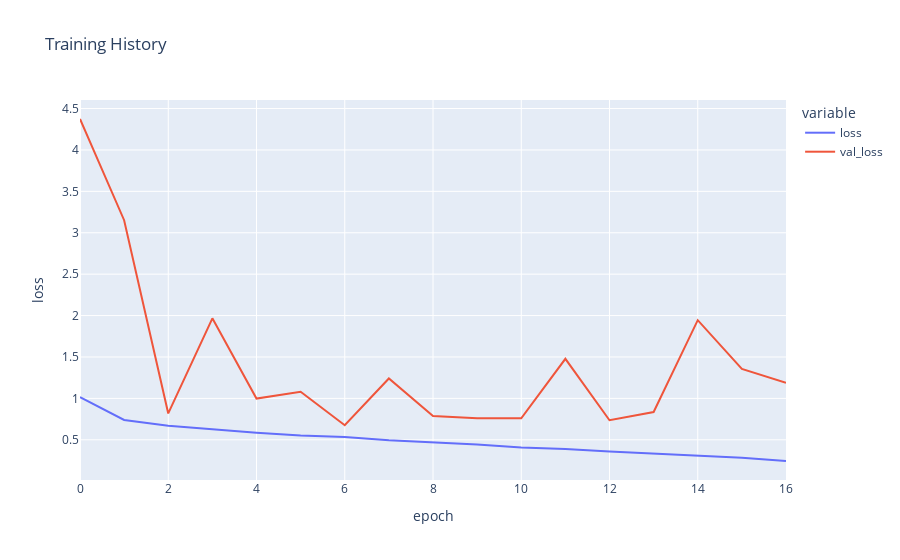

Write notebook code for a chart like this one.
### Markdown cell above
### Plotting model performance

### Code cell
fig = px.line(
    history_age.history, y=['loss', 'val_loss'],
    labels={'index': 'epoch', 'value': 'loss'}, 
    title='Training History')
fig.show()

### Figure 1 — Plotly figure (JSON) as saved in the notebook; plotly's stock layout.template omitted (floating-point values rounded to 4 significant figures)
{"data": [{"hovertemplate": "variable=loss<br>epoch=%{x}<br>loss=%{y}<extra></extra>", "legendgroup": "loss", "line": {"color": "#636efa", "dash": "solid"}, "marker": {"symbol": "circle"}, "mode": "lines", "name": "loss", "orientation": "v", "showlegend": true, "type": "scatter", "x": [0, 1, 2, 3, 4, 5, 6, 7, 8, 9, 10, 11, 12, 13, 14, 15, 16], "xaxis": "x", "y": [1.016, 0.7394, 0.6688, 0.6273, 0.5839, 0.5524, 0.5349, 0.4932, 0.4713, 0.4432, 0.4069, 0.3901, 0.3582, 0.3334, 0.3007, 0.2842, 0.2441], "yaxis": "y"}, {"hovertemplate": "variable=val_loss<br>epoch=%{x}<br>loss=%{y}<extra></extra>", "legendgroup": "val_loss", "line": {"color": "#EF553B", "dash": "solid"}, "marker": {"symbol": "circle"}, "mode": "lines", "name": "val_loss", "orientation": "v", "showlegend": true, "type": "scatter", "x": [0, 1, 2, 3, 4, 5, 6, 7, 8, 9, 10, 11, 12, 13, 14, 15, 16], "xaxis": "x", "y": [4.374, 3.151, 0.8182, 1.967, 0.9983, 1.08, 0.6755, 1.241, 0.7863, 0.7604, 0.7605, 1.478, 0.7361, 0.8357, 1.945, 1.357, 1.189], "yaxis": "y"}], "layout": {"legend": {"title": {"text": "variable"}, "tracegroupgap": 0}, "title": {"text": "Training History"}, "xaxis": {"anchor": "y", "domain": [0, 1], "title": {"text": "epoch"}}, "yaxis": {"anchor": "x", "domain": [0, 1], "title": {"text": "loss"}}}}
